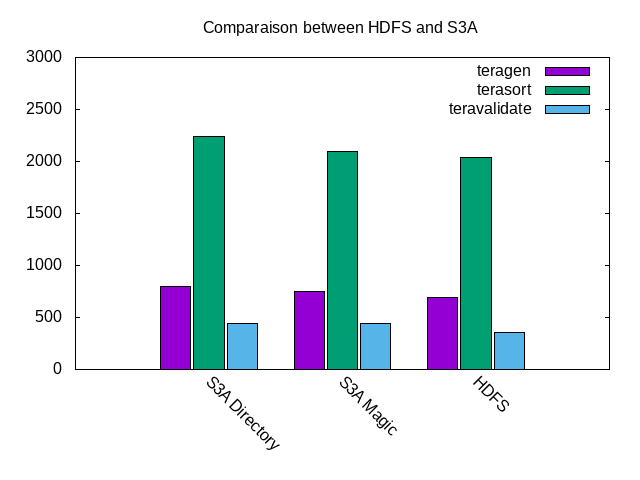

Write the gnuplot code that produced this figure.
# heavily inspired by http://gnuplot.sourceforge.net/demo/histograms.html
set title "Comparaison between HDFS and S3A"
set auto x
set yrange [0:3000]
set style data histogram
set style histogram cluster gap 1
set style fill solid border -1
set boxwidth 0.9
set xtic rotate by -45 scale 0
set datafile separator ","

set label "in seconde, lower is better" at screen 0.5, 0.9 center font "Arial,8"

set term png
set output "tera.png"

plot 'tera.csv' using 2:xtic(1) ti col, '' u 3 ti col, '' u 4 ti col
# pause mouse
